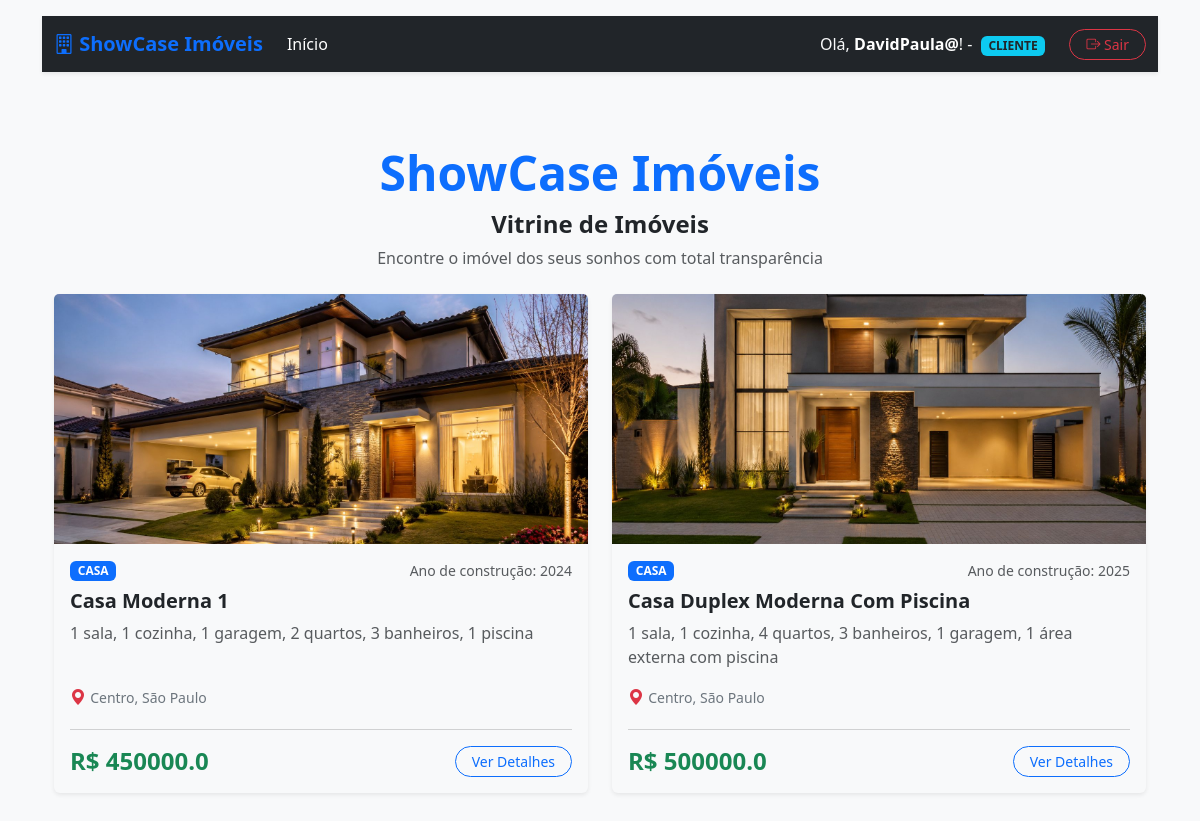
Page /vitrine/pagina_inicial/ (signed in) on the committed database.
### vitrine/models.py (models this page shows, shortened)
class Imovel(models.Model):
    corretor = models.ForeignKey(User, on_delete=models.CASCADE, verbose_name="Corretor Responsável")
    titulo = models.CharField(max_length=100)
    descricao = models.TextField()
    tipo_Imovel = models.CharField(max_length=50)
    ano_construcao = models.IntegerField()
    preco = models.FloatField()
    logradouro = models.CharField(max_length=100, verbose_name="Rua/Avenida")
    numero = models.CharField(max_length=10, verbose_name="Número")
    bairro = models.CharField(max_length=100, verbose_name="Bairro")
    cidade = models.CharField(max_length=100, verbose_name="Cidade")
    imagem_principal = models.ImageField(upload_to="media/img")

### vitrine/views.py (the view)
# urls.py: path('/pagina_inicial/', pagina_inicial, name='pagina_inicial'),
def pagina_inicial(request):
    lista_imoveis = Imovel.objects.all()
    return render(request, 'pagina_inicial.html', {'imoveis': lista_imoveis})

### template/pagina_inicial.html (shortened to what this page needs)
{% extends 'base.html' %}
{% load static %}
{% block content %}
<div class="container my-5">
    <div class="position-relative d-flex align-items-center justify-content-center py-4">
        <div class="text-center">
            <h1 class="display-5 fw-bold text-primary">ShowCase Imóveis</h1>
            <h4 class="display-8 fw-bold text-dark">Vitrine de Imóveis</h4>
            <p class="text-muted mb-0">Encontre o imóvel dos seus sonhos com total transparência</p>
        </div>
    </div>
    <div class="row g-4">
        {% for imovel in imoveis %}
        <div class="col-12 col-md-6">
            <div class="card h-100 shadow-sm border-0 bg-light card-imovel">
                {% if imovel.imagem_principal %}
                <img src="{{ imovel.imagem_principal.url }}" class="card-img-top foto-vitrine-imovel" alt="{{ imovel.titulo }}">
                {% else %}
                <div class="bg-secondary text-white text-center d-flex align-items-center justify-content-center sem-foto-vitrine">
                    <span>Sem imagem disponível</span>
                </div>
                {% endif %}
                <div class="card-body d-flex flex-column">
                    <div class="d-flex justify-content-between align-items-center mb-2">
                        <span class="badge bg-primary text-uppercase">{{ imovel.tipo_Imovel }}</span>
                        <small class="text-muted">Ano de construção: {{ imovel.ano_construcao }}</small>
                    </div>
                    <h5 class="card-title fw-bold text-dark mb-2">{{ imovel.titulo }}</h5>
                    <p class="card-text text-muted flex-grow-1">
                        {{ imovel.descricao|truncatechars:120 }}
                    </p>
                    <p class="card-text mb-1">
                        <i class="bi bi-geo-alt-fill text-danger"></i>
                        <small class="text-secondary">{{ imovel.bairro }}, {{ imovel.cidade }}</small>
                    </p>
                    <hr class="text-muted my-3">
                    <div class="d-flex justify-content-between align-items-center mt-auto">
                        <h4 class="text-success fw-bold m-0">R$ {{ imovel.preco }}</h4>
                        <a href="{% url 'detalhes_imovel' imovel.id %}"
                           class="btn btn-outline-primary btn-sm px-3 rounded-pill">Ver Detalhes</a>
                    </div>
                </div>
            </div>
        </div>
        {% empty %}
        <div class="col-12 text-center my-5">
            <p class="fs-4 text-muted">Nenhum imóvel disponível na vitrine no momento.</p>
        </div>
        {% endfor %}
    </div>
</div>
{% endblock %}

### template/base.html (shortened to what this page needs)
{% load static %}
<!DOCTYPE html>
<html lang="pt-br">
<head>
    <link href="https://cdn.jsdelivr.net/npm/bootstrap@5.3.8/dist/css/bootstrap.min.css" rel="stylesheet"
>
    <link rel="stylesheet" href="https://cdn.jsdelivr.net/npm/bootstrap-icons@1.11.3/font/bootstrap-icons.min.css">
    <link rel="stylesheet" href="{% static 'css/style.css' %}">
</head>
<body class="bg-light">
<div class="container mt-3">
    {% if user.is_authenticated %}
    <nav class="navbar navbar-expand-lg navbar-dark bg-dark shadow-sm">
        <div class="container">
            <a class="navbar-brand fw-bold text-primary" href="{% url 'pagina_inicial' %}">
                <i class="bi bi-building"></i> ShowCase Imóveis
            </a>
            <div class="collapse navbar-collapse" id="conteudoNavbar">
                <ul class="navbar-nav me-auto mb-2 mb-lg-0">
                    <li class="nav-item">
                        <a class="nav-link active" href="{% url 'pagina_inicial' %}">Início</a>
                    </li>
                </ul>
                <div class="d-flex align-items-center gap-3">
                        <span class="text-light me-2">
                            Olá, <strong class="text-white">{{ user.username }}</strong>! -
                            {% if user.perfil_corretor %}
                                <span class="badge bg-success text-white ms-1 text-uppercase"
                                      style="font-size: 0.75rem;">Corretor</span>
                            {% else %}
                                <span class="badge bg-info text-dark ms-1 text-uppercase"
                                      style="font-size: 0.75rem;">Cliente</span>
                            {% endif %}
                        </span>
                    <a href="{% url 'logout' %}" class="btn btn-outline-danger btn-sm rounded-pill px-3">
                        <i class="bi bi-box-arrow-right"></i> Sair
                    </a>
                </div>
            </div>
        </div>
    </nav>
    {% endif %}
    <main>
        {% block content%}
        {% endblock %}
    </main>
</div>
</body>
</html>

### static/css/style.css (style rules this page uses)
.card-imovel { transition: transform 0.2s ease-in-out, box-shadow 0.2s ease-in-out; }
.foto-vitrine-imovel { height: 250px; object-fit: cover; }

### rows in the picture
Imovel: imagem_principal (picture), tipo_Imovel "CASA", ano_construcao "2024", titulo "Casa Moderna 1", descricao "1 sala, 1 cozinha, 1 garagem, 2 quartos, 3 banheiros, 1 piscina", bairro "Centro", cidade "São Paulo", preco "450000.0"
Imovel: imagem_principal (picture), tipo_Imovel "CASA", ano_construcao "2025", titulo "Casa Duplex Moderna Com Piscina", descricao "1 sala, 1 cozinha, 4 quartos, 3 banheiros, 1 garagem, 1 área externa com piscina", bairro "Centro", cidade "São Paulo", preco "500000.0"

### other values in the picture
{{ user.username }} "DavidPaula@"
